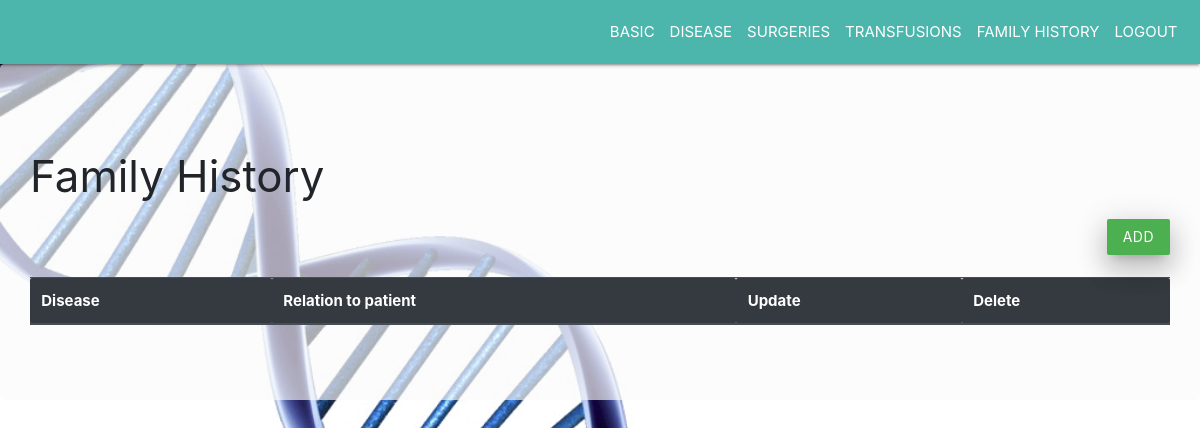
The app's page /patient/familyhistory/100, older data.
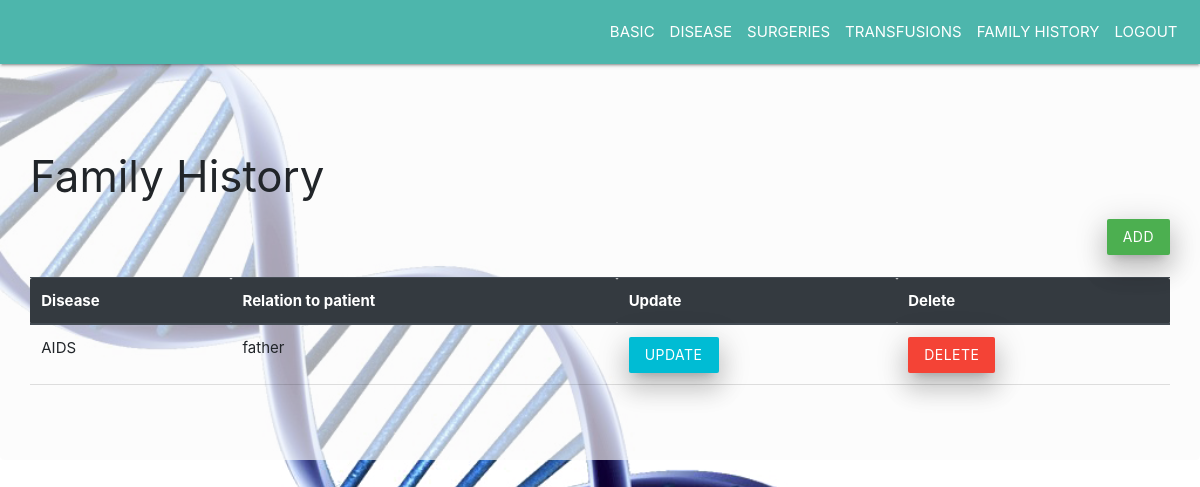
The same page, newer data.
### tables this page shows
CREATE TABLE history
            (f_id integer primary key autoincrement,p_id number,disease text,relation text,constraint fk8 foreign key(p_id) references patient(p_id) on delete cascade);

### app1.py (the view)
@app.route('/patient/familyhistory/<pid>')
def patientfamilyhistory(pid):
    con=sql.connect('database.db')
    cur=con.cursor()
    p_id=pid
    res=cur.execute("select * from history where p_id=(?)",(p_id,))
    return render_template('patienthistory.html',res=res,p_id=p_id)

### templates/patienthistory.html (shortened to what this page needs)
<!DOCTYPE html>
    <head>
        <link rel="stylesheet" href="https://stackpath.bootstrapcdn.com/bootstrap/4.3.1/css/bootstrap.min.css">
        <link rel="stylesheet" href="https://cdnjs.cloudflare.com/ajax/libs/materialize/1.0.0/css/materialize.min.css">
    </head>
    <body>
        <nav class="navbar navbar-expand-sm teal lighten-2 justify-content-end">
                <ul class="navbar-nav">
                    <li class="nav-item">
                    <a class="nav-link" href="{{ url_for('patientbasic',pid=p_id) }}">BASIC</a>
                    </li>
                    <li class="nav-item">
                    <a class="nav-link" href="{{ url_for('patientdiseases',pid=p_id) }}">DISEASE</a>
                    </li>
                    <li class="nav-item">
                    <a class="nav-link" href="{{ url_for('patientsurgeries',pid=p_id) }}">SURGERIES</a>
                    </li>
                    <li class="nav-item">
                    <a class="nav-link" href="{{ url_for('patienttransfusions',pid=p_id) }}">TRANSFUSIONS</a>
                    </li>
                    <li class="nav-item">
                    <a class="nav-link" href="{{ url_for('patientfamilyhistory',pid=p_id) }}">FAMILY HISTORY</a>
                    </li>
                    <li class="nav-item">
                    <a class="nav-link" href="/">LOGOUT</a>
                    </li>
            </ul>
        </nav>
        <div class="jumbotron" style="background:rgba(250, 250, 250, 0.658) ;">
            <h3>Family History</h3>
            <div class="d-flex justify-content-end"><a href="{{ url_for('addhistory',pid=p_id)}}" class="waves-effect waves-light green btn z-depth-4">ADD</a></div><br/>
            <table class="table">
                    <thead class="thead-dark">
                      <tr>
                        <th>Disease</th>
                        <th>Relation to patient</th>
                        <th>Update</th>
                        <th>Delete</th>
                      </tr>
                    </thead>
                    <tbody>
                        {% for row in res %}
                      <tr>
                        <td>{{ row[2] }}</td>
                        <td>{{ row[3] }}</td>
                        <td><a href="{{ url_for('updatehistory',pid=p_id,fid=row[0]) }}" class="waves-effect  cyan swaves-light btn z-depth-4">Update</a></td>
                        <td><a href="{{ url_for('deletehistory',pid=p_id,fid=row[0]) }}" class="waves-effect waves-light red btn z-depth-4">Delete</a></td>
                      </tr>
                      {% endfor %}
                    </tbody>
                  </table>
        </div>
    </body>
</html>

Row changes from the older to the newer data that the page shows:
added history: disease "AIDS", relation "father"
